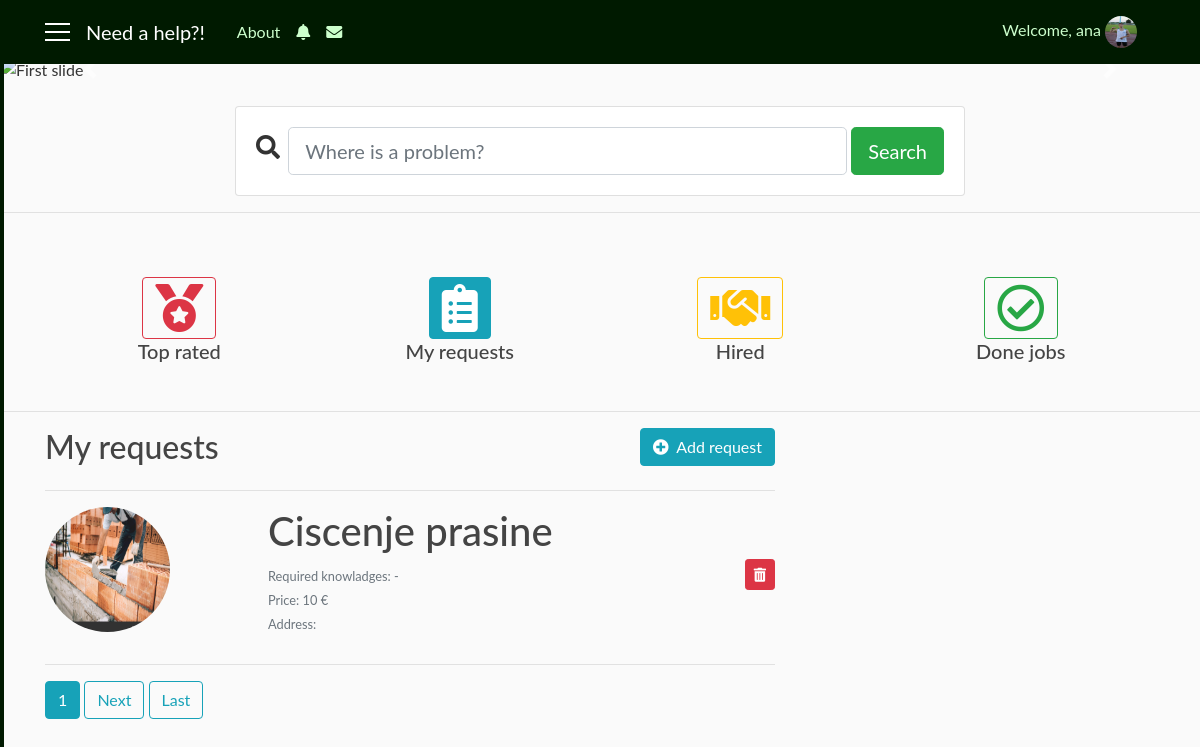
The app's page /requests_user/1 (signed in), older data.
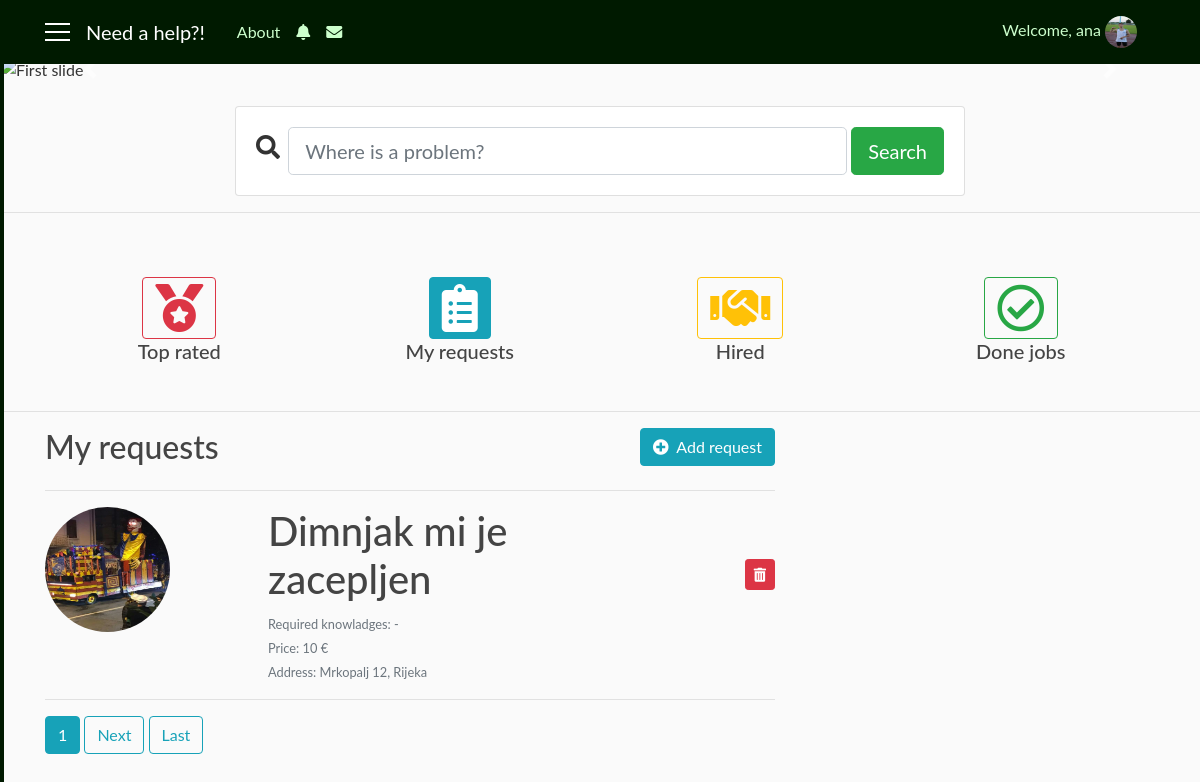
The same page, newer data.
### user/models.py (models this page shows, shortened)
class Requests(models.Model):
    user = models.ForeignKey(User, on_delete=models.CASCADE)
    job_title = models.CharField(max_length=30, blank=True)
    required_knowledges = models.TextField(max_length=1000, default='-')
    price = models.IntegerField(default=10)
    address = models.CharField(max_length=30, blank=True)
    job_description = models.TextField(max_length=1000, blank=True)
    date = models.DateTimeField(auto_now_add=True)
    photo = models.ImageField(default='default_request.jpg', upload_to='requests_user')
    visible = models.BooleanField(default=True)

### need_a_help_app/views.py (the view)
# urls.py: path('requests_user/<int:pk>', views.RequestsView.as_view(), name='requests_user'),
class RequestsView(LoginRequiredMixin, ListView):
    model = Requests
    template_name = 'user/requests_user.html'
    context_object_name = 'req'
    paginate_by = 2
    def get_queryset(self):
        user = get_object_or_404(User, pk=self.kwargs.get('pk'))
        return Requests.objects.filter(user=user).order_by('-date')

### user/templates/user/requests_user.html (shortened to what this page needs)
{% extends 'need_a_help_app/base.html' %}
{% block content %}
   <div class="row">
    <div class="col-sm-8">
        <h2>My requests</h2>
    </div>
    <div class="col-sm-4" align="right">
        <a class="btn btn-info" href="{% url 'add_request' %}"><i class="fas fa-plus-circle"></i>&nbsp Add request</a>
    </div>
   </div>
   <hr width="100%">
   {% if req %}
       {% for i in req %}
            {% if i.visible %}
                <div class="row">
                    <div class="col-sm-3">
                        <a href="{% url 'request_detail' i.id %}">
                            <img class="rounded-circle account-img" src="{{ i.photo.url }}">
                        </a>
                    </div>
                    <div class="col-sm-7 pl-5">
                        <h1>{{ i.job_title }}</h1>
                        <small class="text-secondary text-muted">Required knowladges: {{ i.required_knowledges }}</small><br>
                        <small class="text-secondary text-muted">Price: {{ i.price }} €</small><br>
                        <small class="text-secondary text-muted">Address: {{ i.address }}</small><br>
                    </div>
                    <div class="col-sm-2 pt-5" align="right">
                        <a href="{% url 'request_delete' i.id %}" class="btn btn-danger btn-sm mt-1 mb-1"><i class="fas fa-trash-alt"></i></a>
                    </div>
                </div>
                <hr width="100%">
            {% endif %}
       {% endfor %}
   {% else %}
    <h3 class="text-secondary text-muted" align="center">No results</h3>
   {% endif %}
    {% if is_paginated %}
        {% for i in page_obj.paginator.page_range %}
            {% if page_obj.number == i %}
                <a class="btn btn-info mb-4" href="?page={{ i }}">{{ i }}</a>
            {% elif num > page_obj.number|add:'-3' and num < page_obj.number|add:'3' %}
                <a class="btn btn-outline-info mb-4" href="?page={{ i }}">{{ i }}</a>
            {% endif %}
        {% endfor %}
        {% if page_obj.has_next %}
            <a class="btn btn-outline-info mb-4" href="?page={{ page_obj.next_page_number }}">Next</a>
            <a class="btn btn-outline-info mb-4" href="?page={{ page_obj.paginator.num_pages }}">Last</a>
        {% endif %}
    {% endif %}
{% endblock %}

### need_a_help_app/templates/need_a_help_app/base.html (shortened to what this page needs)
{% load static %}
<!DOCTYPE html>
<html>
    <head>
        <link rel="stylesheet" href="https://maxcdn.bootstrapcdn.com/bootstrap/4.0.0/css/bootstrap.min.css">
        <link rel="stylesheet" href="https://use.fontawesome.com/releases/v5.7.2/css/all.css">
        <link rel="stylesheet" type="text/css" href="{% static 'need_a_help_app/style.css' %}">
    </head>
    <body>
      <div id="wrapper">
          {% if user.is_authenticated and user.profile.role == 'client' %}
            <div id="sidebar-wrapper">
                <ul class="sidebar-nav">
                    <div class="list-group pt-2">
                      <a class="list-group-item sb" href="{% url 'main' %}">&nbsp; Home</a>
                      <a class="list-group-item sb" href="#">&nbsp; Messages</a>
                      <a class="list-group-item sb" href="{% url 'profile' user.id %}">&nbsp; Settings</a>
                      <a class="list-group-item sb" href="{% url 'favorites' %}">&nbsp; My favourites</a>
                    </div>
                </ul>
            </div>
          {% endif %}
          <header class="site-header">
            <nav class="navbar navbar-expand-md navbar-dark bg-steel fixed-top">
              <div class="container">
                {% if user.is_authenticated %}
                  <a href='#' id='menu-toggle'><div class='menu-icon'></div>
                                  <div class='menu-icon'></div>
                                  <div class='menu-icon'></div></a>
                  <a class="navbar-brand mr-4 ml-3" href="{% url 'main' %}">Need a help?!</a>
                {% else %}
                  <a class="navbar-brand mr-4" href="#">Need a help?!</a>
                {% endif %}
                <div class="collapse navbar-collapse" id="navbarToggle">
                  <div class="navbar-nav mr-auto">
                    <a class="nav-item nav-link" href="{% url 'home' %}">About</a>
                    {% if user.is_authenticated %}
                      <i class="nav-item nav-link fas fa-bell mt-1"></i>
                      <i class="nav-item nav-link fas fa-envelope mt-1"></i>
                    {% endif %}
                  </div>
                  <div class="navbar-nav">
                    {% if user.is_authenticated %}
                      <span class="nav-item nav-link">Welcome, {{ user.username }}
                        <img class="rounded-circle navbar-img popOver" data-title="Logged in as {{ user.profile.role }}" data-content="
                            <a class='list-group-item sb' href='{% url 'info' user.id %}'><i class='fa fa-user fa-fw' aria-hidden='true'></i>&nbsp; My profile</a>
                            <a class='list-group-item sb' href='{% url 'logout' %}'><i class='fas fa-power-off'></i>&nbsp Logout</a>" data-placement="bottom" data-html="true" data-toggle="popover" data-container="body" data-trigger="click" src="{{ user.profile.photo.url }}">
                      </span>
                    {% else %}
                      <a class="nav-item nav-link" href="{% url 'login' %}">Login</a>
                      <a class="nav-item nav-link" href="{% url 'register' %}">Register</a>
                    {% endif %}
                  </div>
                </div>
              </div>
            </nav>
          </header>
          <div id="page-content-wrapper">
            {% if user.is_authenticated and user.profile.role == 'client' %}
              {% block app_client %}
                <div id="carouselExampleIndicators" class="carousel slide" data-ride="carousel">
                  <ol class="carousel-indicators">
                  </ol>
                  <div class="carousel-inner">
                        <div class="carousel-item active">
                            <img class="slide-img" src="https://www.bing.com/th?id=OIP.GdOM_bEhNhmrmAG4XTVTiQHaE8&pid=Api" alt="First slide">
                        </div>
                  </div>
                  <a class="carousel-control-prev" href="#carouselExampleIndicators" role="button" data-slide="prev">
                    <span class="carousel-control-prev-icon" aria-hidden="true"></span>
                  </a>
                  <a class="carousel-control-next" href="#carouselExampleIndicators" role="button" data-slide="next">
                    <span class="carousel-control-next-icon" aria-hidden="true"></span>
                  </a>
                </div>
                <div class="container pt-4">
                    <div class="row justify-content-center">
                        <div class="col-12 col-md-10 col-lg-8">
                            <form class="card card-sm" action="{% url 'search' %}" method="GET">
                                <div class="card-body row no-gutters align-items-center">
                                    <div class="col-auto">
                                        <i class="fas fa-search h4 text-body"></i>&nbsp&nbsp
                                    </div>
                                    <div class="col">
                                        <input class="form-control form-control-lg form-control-borderless" name="q" type="text" placeholder="Where is a problem?">
                                    </div>
                                    <div class="col-auto">
                                        &nbsp<button class="btn btn-lg btn-success" type="submit">Search</button>
                                    </div>
                                </div>
                            </form>
                        </div>
                    </div>
                </div>
                <hr width="100%">
                <br/>
                <div class="container p-4">
                    <div class="row" align="center">
                        <div class="col-sm-3">
                            <a href="#" class="btn btn-outline-danger"><i class="fas fa-medal fa-3x"></i></a>
                        </div>
                        <div class="col-sm-3">
                            <a href="{% url 'requests_user' user.id %}" class="btn btn-info"><i class="fas fa-clipboard-list fa-3x"></i></a>
                        </div>
                        <div class="col-sm-3">
                            <a href="{% url 'hired_user' user.id %}" class="btn btn-outline-warning"><i class="fas fa-handshake fa-3x"></i></a>
                        </div>
                        <div class="col-sm-3">
                            <a href="#" class="btn btn-outline-success"><i class="far fa-check-circle fa-3x"></i></a>
                        </div>
                    </div>
                    <div class="row" align="center">
                        <div class="col-sm-3">
                            <h5>Top rated</h5>
                        </div>
                        <div class="col-sm-3">
                            <h5>My requests</h5>
                        </div>
                        <div class="col-sm-3">
                            <h5>Hired</h5>
                        </div>
                        <div class="col-sm-3">
                            <h5>Done jobs</h5>
                        </div>
                    </div>
                </div>
                <hr width="100%">
              {% endblock %}
            {% endif %}
            <main role="main" class="container">
              <div class="row">
                <div class="col-sm-8">
                  {% block content %}{% endblock %}
                </div>
              </div>
            </main>
          </div>
    </div>
    </body>
</html>

### need_a_help_app/static/need_a_help_app/style.css (style rules this page uses)
body { background: #fafafa; color: #333333; margin-top: 56px; font-family: 'Lato'; }
h1, h2, h3, h4, h5, h6 { color: #444444; }
ul { margin: 0; }
.bg-steel { background-color: #001a00; }
.site-header .navbar-nav .nav-link { color: #ccffcc; }
.account-img { height: 125px; width: 125px; margin-right: 20px; margin-bottom: 16px; }
.navbar-img { height: 32px; width: 32px; margin-right: 10px; }
.carousel-inner .slide-img { width: 100%; height:250px; z-index: 1; position: relative; }
.menu-icon { width: 25px; height: 2px; background-color: white; margin: 6px 0; }
.sidebar-nav { padding-left: 0px; color: black; }
#sidebar-wrapper { z-index: 1; position: fixed; width: 0; height: 100%; overflow-y: hidden; background-color: #001a00; border: 2px solid #001a00; }
#page-content-wrapper { width: 100%; position: static; padding: 0; }
.sb { background-color: #001a00; color: #ccffcc; opacity: 0.9; }

Row changes from the older to the newer data that the page shows:
no longer on this page (row edited): Requests: photo (placeholder picture), job_title "Ciscenje prasine", required_knowledges "-", price "10"
added Requests: photo (picture), job_title "Dimnjak mi je zacepljen", required_knowledges "-", price "10", address "Mrkopalj 12, Rijeka"
